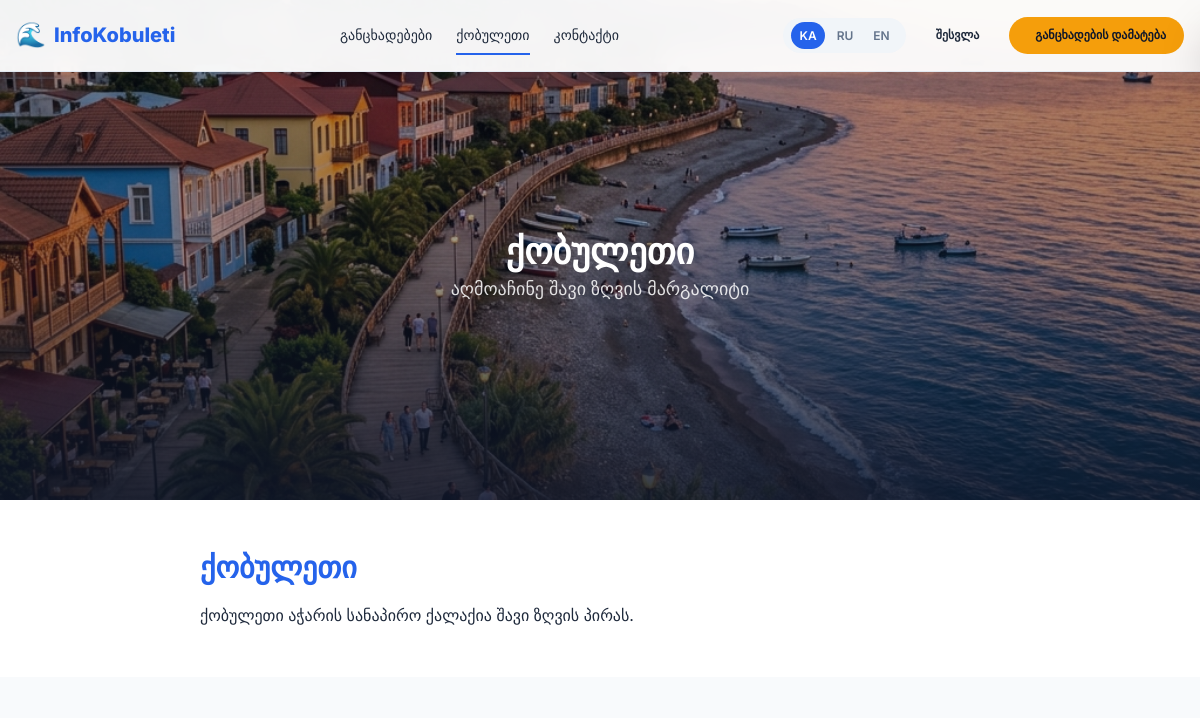
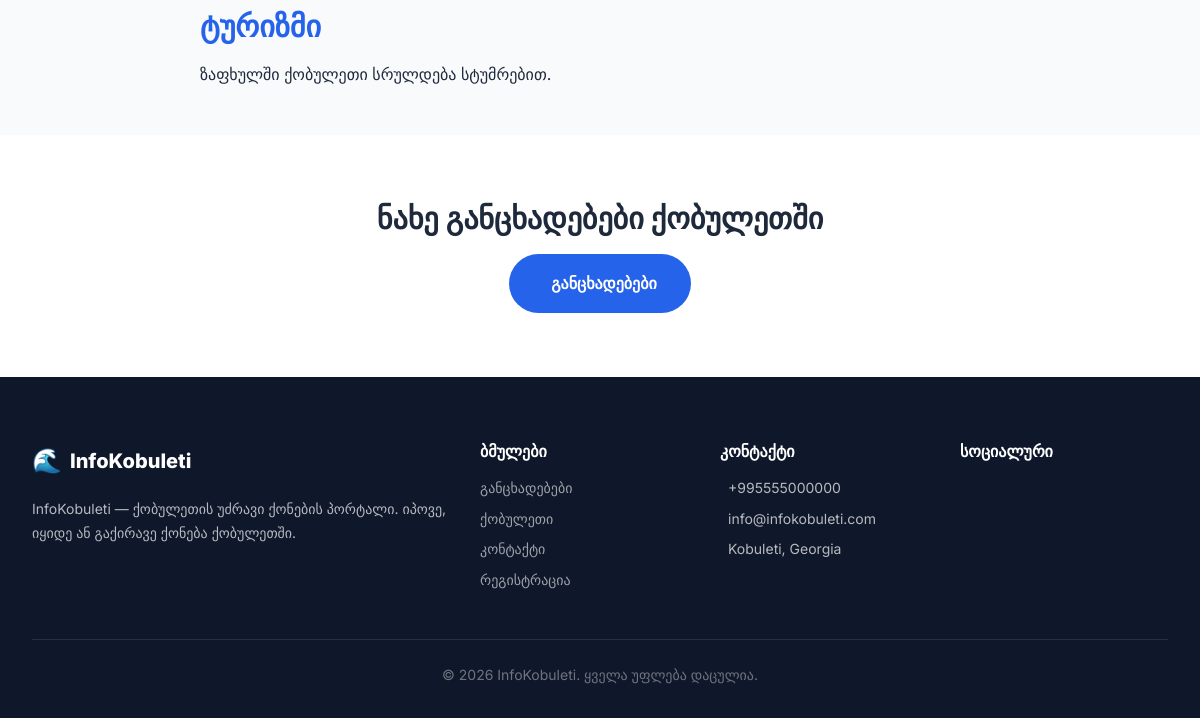
/kobuleti, run on an earlier commit of the app's database (2 pictures, top to bottom).
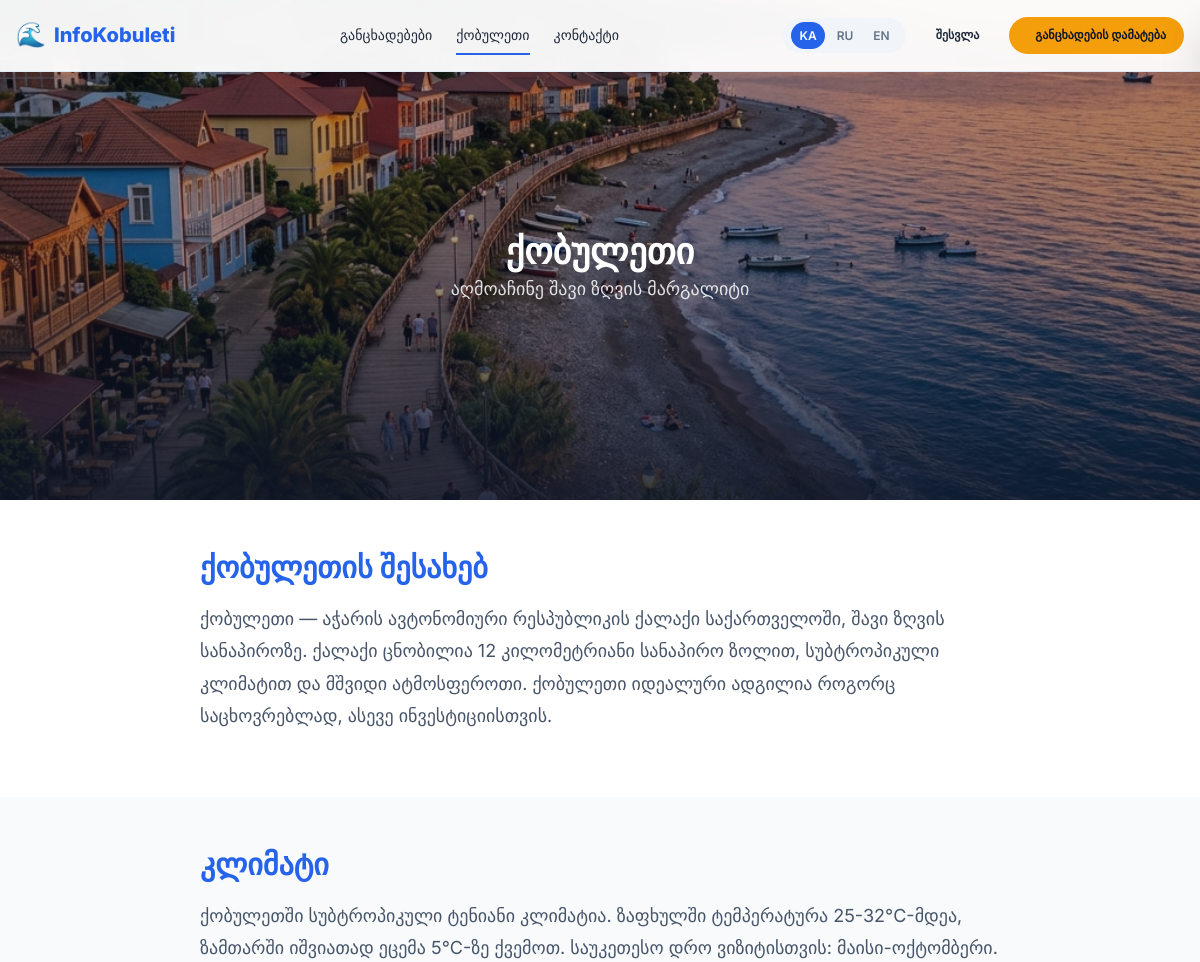
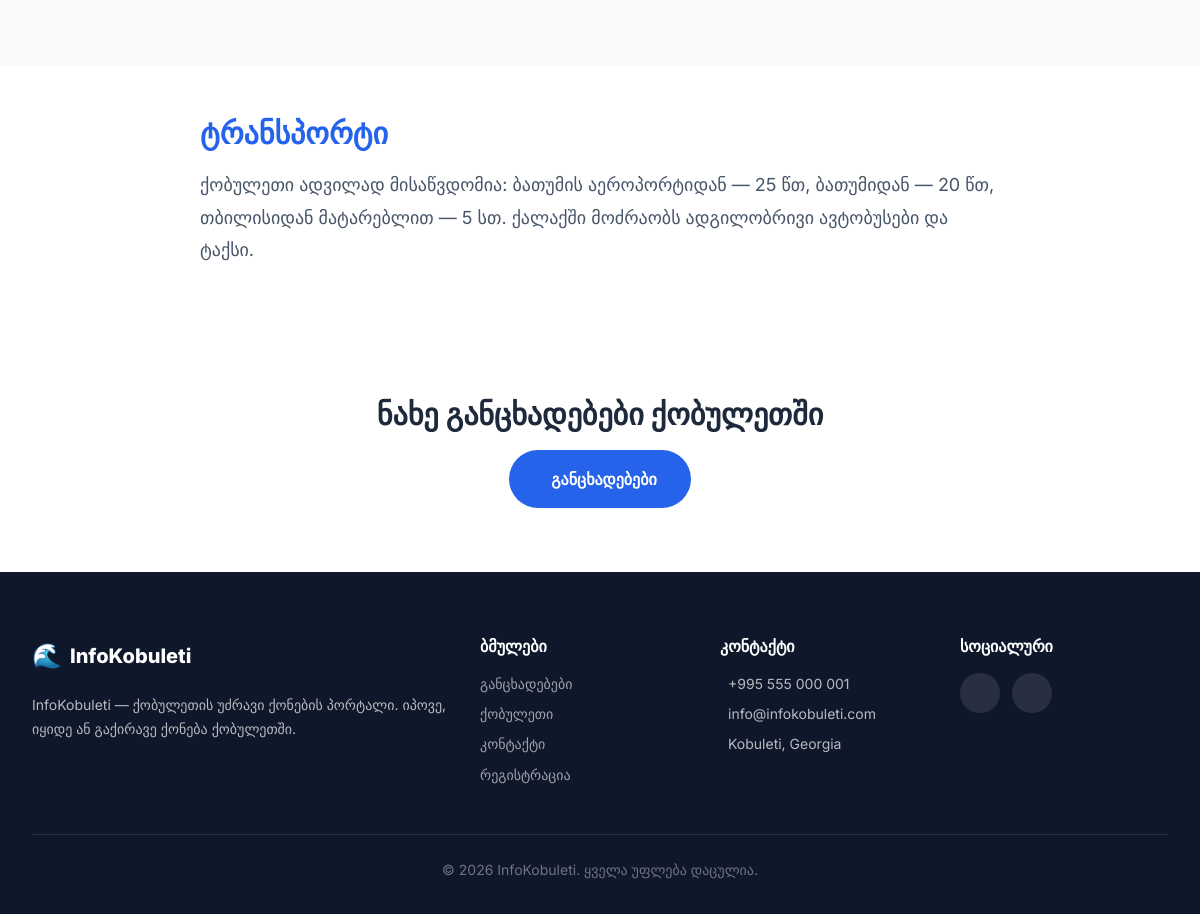
And on a later commit of the database (2 pictures, top to bottom).
### tables this page shows
CREATE TABLE `kobuleti_info` (
  `id` INT AUTO_INCREMENT PRIMARY KEY,
  `section` VARCHAR(100) NOT NULL,
  `lang` ENUM('ka','ru','en') NOT NULL,
  `title` VARCHAR(500),
  `content` LONGTEXT,
  `updated_at` TIMESTAMP DEFAULT CURRENT_TIMESTAMP ON UPDATE CURRENT_TIMESTAMP,
  UNIQUE KEY `uniq_section_lang` (`section`, `lang`)
);

CREATE TABLE `settings` (
  `key_name` VARCHAR(100) PRIMARY KEY,
  `value` TEXT,
  `updated_at` TIMESTAMP DEFAULT CURRENT_TIMESTAMP ON UPDATE CURRENT_TIMESTAMP
);

### app/controllers/PageController.php (called while the page is built, shortened)
<?php
class PageController {
    public function kobuleti() {
        $db = Database::getInstance();
        $lang = Language::get();
        $stmt = $db->prepare("SELECT * FROM kobuleti_info WHERE lang = :lang ORDER BY id ASC");
        $stmt->execute([':lang' => $lang]);
        $sections = $stmt->fetchAll();
        require VIEW_PATH . '/pages/about-kobuleti.php';
        $content = ob_get_clean();
        require VIEW_PATH . '/layouts/main.php';
    }
}

### app/helpers/Helpers.php (called while the page is built, shortened)
<?php
function __($key, $params = []) {
    $text = $GLOBALS['_lang'][$key] ?? $key;
    return $text;
}
function e($string) {
    return htmlspecialchars($string ?? '', ENT_QUOTES, 'UTF-8');
}
function asset($path) {
    return BASE_URL . '/public/assets/' . ltrim($path, '/');
}
function isActiveRoute($route) {
    $uri = trim(parse_url($_SERVER['REQUEST_URI'], PHP_URL_PATH), '/');
    $base = trim(parse_url(BASE_URL, PHP_URL_PATH), '/');
    $uri = $base ? str_replace($base . '/', '', $uri) : $uri;
    return $uri === ltrim($route, '/');
}

### config/routes.php (called while the page is built)
<?php
return [
    'GET' => [
        '/'                     => ['HomeController', 'index'],
        '/listings'             => ['PropertyController', 'index'],
        '/listings/{slug}'      => ['PropertyController', 'show'],
        '/kobuleti'             => ['PageController', 'kobuleti'],
        '/contact'              => ['PageController', 'contact'],
        '/register'             => ['AuthController', 'registerForm'],
        '/login'                => ['AuthController', 'loginForm'],
        '/logout'               => ['AuthController', 'logout'],
        '/lang/{code}'          => ['LanguageController', 'set'],
        '/sitemap.xml'          => ['PageController', 'sitemap'],
        '/my/dashboard'         => ['UserController', 'dashboard'],
        '/my/listings'          => ['UserController', 'listings'],
        '/my/listings/create'   => ['UserController', 'createForm'],
        '/my/listings/{id}/edit' => ['UserController', 'editForm'],
        '/my/profile'           => ['UserController', 'profileForm'],
    ],
    'POST' => [
        '/register'             => ['AuthController', 'register'],
        '/login'                => ['AuthController', 'login'],
        '/contact'              => ['PageController', 'sendContact'],
        '/my/listings/create'   => ['UserController', 'create'],
        '/my/listings/{id}/edit' => ['UserController', 'update'],
        '/my/listings/{id}/delete' => ['UserController', 'delete'],
        '/my/profile'           => ['UserController', 'updateProfile'],
    ],
    'AJAX' => [
        'GET' => [
            '/api/listings'     => ['PropertyController', 'apiIndex'],
        ],
    ],
];

### app/helpers/Language.php (called while the page is built, shortened)
<?php
class Language {
    public static function get() {
        return DEFAULT_LANG;
    }
    public static function getShortLabels() {
        return [
            'ka' => 'KA',
            'ru' => 'RU',
            'en' => 'EN'
        ];
    }
}

### app/helpers/Auth.php (called while the page is built, shortened)
<?php
class Auth {
    public static function isLoggedIn() {
        return isset($_SESSION['user']);
    }
}

### config/database.php (called while the page is built, shortened)
<?php
class Database {
    private static ?PDO $instance = null;
    public static function getInstance(): PDO {
        if (self::$instance === null) {
            $host = defined('DB_HOST') ? DB_HOST : 'localhost';
            $name = defined('DB_NAME') ? DB_NAME : 'infokobuleti';
            $user = defined('DB_USER') ? DB_USER : 'root';
            $pass = defined('DB_PASS') ? DB_PASS : '';
            $charset = 'utf8mb4';
            $dsn = "mysql:host={$host};dbname={$name};charset={$charset}";
            $options = [
                PDO::ATTR_ERRMODE            => PDO::ERRMODE_EXCEPTION,
                PDO::ATTR_DEFAULT_FETCH_MODE => PDO::FETCH_ASSOC,
                PDO::ATTR_EMULATE_PREPARES   => false,
                PDO::MYSQL_ATTR_INIT_COMMAND => "SET NAMES utf8mb4 COLLATE utf8mb4_unicode_ci"
            ];
            try {
                self::$instance = new PDO($dsn, $user, $pass, $options);
            } catch (PDOException $e) {
                if (defined('APP_DEBUG') && APP_DEBUG) {
                    die('Database connection failed: ' . $e->getMessage());
                }
                die('Database connection failed. Please try again later.');
            }
        }
        return self::$instance;
    }
}

### app/models/Setting.php (called while the page is built, shortened)
<?php
class Setting {
    private PDO $db;
    public function __construct() {
        $this->db = Database::getInstance();
    }
    public function get($key, $default = '') {
        $stmt = $this->db->prepare("SELECT value FROM settings WHERE key_name = :key LIMIT 1");
        $stmt->execute([':key' => $key]);
        $row = $stmt->fetch();
        $value = $row ? $row['value'] : $default;
        return $value;
    }
}

### views/pages/about-kobuleti.php (the view, shortened to what this page needs)
<section class="info-hero">
    <div class="hero-bg">
        <img src="<?= asset('img/kobuleti-hero.jpg') ?>" alt="Kobuleti"
             onerror="this.parentElement.style.background='linear-gradient(135deg, #1e3a5f, #10b981)'">
    </div>
    <div class="hero-overlay"></div>
    <div class="hero-content">
        <h1 style="color: var(--white);"><?= __('kobuleti_title') ?></h1>
        <p class="hero-subtitle"><?= __('kobuleti_subtitle') ?></p>
    </div>
</section>
<?php if (!empty($sections)): ?>
    <?php foreach ($sections as $i => $section): ?>
    <section class="info-section">
        <div class="container">
            <div class="info-content">
                <?php if (!empty($section['title'])): ?>
                <h2><?= e($section['title']) ?></h2>
                <?php endif; ?>
                <?= $section['content'] ?>
            </div>
        </div>
    </section>
    <?php endforeach; ?>
<?php endif; ?>
<section class="section section-alt">
    <div class="container text-center">
        <h2 style="margin-bottom: var(--space-4);"><?= __('kobuleti_cta') ?></h2>
        <a href="<?= BASE_URL ?>/listings" class="btn btn-primary btn-lg">
            <i class="ph ph-buildings"></i> <?= __('nav_listings') ?>
        </a>
    </div>
</section>

### index.php (shortened to what this page needs)
<?php
require_once __DIR__ . '/config/database.php';
require_once __DIR__ . '/app/helpers/Helpers.php';
require_once __DIR__ . '/app/helpers/Language.php';
require_once __DIR__ . '/app/helpers/Auth.php';
$requestMethod = $_SERVER['REQUEST_METHOD'];
$requestUri = $_SERVER['REQUEST_URI'];
$basePath = parse_url(BASE_URL, PHP_URL_PATH) ?: '';
$uri = parse_url($requestUri, PHP_URL_PATH);
if ($basePath && strpos($uri, $basePath) === 0) {
    $uri = substr($uri, strlen($basePath));
}
$uri = '/' . trim($uri, '/');
$routes = require __DIR__ . '/config/routes.php';
$matched = false;
$params = [];
if (!$matched && isset($routes[$requestMethod])) {
    foreach ($routes[$requestMethod] as $pattern => $handler) {
        if (matchRoute($pattern, $uri, $params)) {
            $matched = true;
            break;
        }
    }
}
if ($matched) {
    $controllerName = $handler[0];
    $methodName = $handler[1];
    $controllerFile = APP_PATH . '/controllers/' . $controllerName . '.php';
    if (file_exists($controllerFile)) {
        $controller = new $controllerName();
        if (method_exists($controller, $methodName)) {
            call_user_func_array([$controller, $methodName], $params);
        } else {
            show404();
        }
    } else {
        show404();
    }
} else {
    show404();
}
function matchRoute($pattern, $uri, &$params) {
    $params = [];
    if ($pattern === $uri) return true;
    $patternParts = explode('/', trim($pattern, '/'));
    $uriParts = explode('/', trim($uri, '/'));
    if (count($patternParts) !== count($uriParts)) return false;
    foreach ($patternParts as $i => $part) {
        if (preg_match('/^\{(\w+)\}$/', $part, $matches)) {
            $params[$matches[1]] = urldecode($uriParts[$i]);
        } elseif ($part !== $uriParts[$i]) {
            return false;
        }
    }
    return true;
}

### views/layouts/main.php (shortened to what this page needs)
<!DOCTYPE html>
<html lang="<?= Language::get() ?>">
<head>
    <link rel="stylesheet" href="<?= asset('css/style.css') ?>">
</head>
<body class="<?= isset($noHeaderPadding) ? '' : 'has-header' ?>">
    <?php require VIEW_PATH . '/partials/header.php'; ?>
    <main>
        <?= $content ?? '' ?>
    </main>
    <?php require VIEW_PATH . '/partials/footer.php'; ?>
</body>
</html>

### views/partials/header.php (shortened to what this page needs)
<?php $currentLang = Language::get(); $langLabels = Language::getShortLabels(); ?>
<header class="site-header" id="site-header" x-data="{ mobileOpen: false }">
    <div class="header-inner">
        <a href="<?= BASE_URL ?>" class="header-logo">
            <span>🌊</span> InfoKobuleti
        </a>
        <nav class="header-nav">
            <a href="<?= BASE_URL ?>/listings" class="<?= isActiveRoute('listings') ? 'active' : '' ?>">
                <?= __('nav_listings') ?>
            </a>
            <a href="<?= BASE_URL ?>/kobuleti" class="<?= isActiveRoute('kobuleti') ? 'active' : '' ?>">
                <?= __('nav_kobuleti') ?>
            </a>
            <a href="<?= BASE_URL ?>/contact" class="<?= isActiveRoute('contact') ? 'active' : '' ?>">
                <?= __('nav_contact') ?>
            </a>
        </nav>
        <div class="header-actions">
            <div class="lang-switcher">
                <?php foreach ($langLabels as $code => $label): ?>
                <a href="<?= BASE_URL ?>/lang/<?= $code ?>"
                   class="<?= $currentLang === $code ? 'active' : '' ?>">
                    <?= $label ?>
                </a>
                <?php endforeach; ?>
            </div>
            <?php if (Auth::isLoggedIn()): ?>
                <a href="<?= BASE_URL ?>/my/dashboard" class="btn btn-ghost btn-sm hide-mobile">
                    <i class="ph ph-user"></i>
                    <?= e(Auth::user()['name']) ?>
                </a>
            <?php else: ?>
                <a href="<?= BASE_URL ?>/login" class="btn btn-ghost btn-sm hide-mobile">
                    <?= __('nav_login') ?>
                </a>
            <?php endif; ?>
            <a href="<?= Auth::isLoggedIn() ? BASE_URL . '/my/listings/create' : BASE_URL . '/login' ?>"
               class="btn btn-accent btn-sm hide-mobile">
                <?= __('nav_add_listing') ?>
            </a>
        </div>
    </div>
</header>

### views/partials/footer.php (shortened to what this page needs)
<footer class="site-footer">
    <div class="container">
        <div class="footer-grid">
            <div class="footer-col">
                <div class="footer-about">
                    <a href="<?= BASE_URL ?>" class="header-logo">
                        <span>🌊</span> InfoKobuleti
                    </a>
                    <p><?= __('footer_about') ?></p>
                </div>
            </div>
            <div class="footer-col">
                <h4><?= __('footer_links') ?></h4>
                <div class="footer-links">
                    <a href="<?= BASE_URL ?>/listings"><?= __('nav_listings') ?></a>
                    <a href="<?= BASE_URL ?>/kobuleti"><?= __('nav_kobuleti') ?></a>
                    <a href="<?= BASE_URL ?>/contact"><?= __('nav_contact') ?></a>
                    <a href="<?= BASE_URL ?>/register"><?= __('nav_register') ?></a>
                </div>
            </div>
            <div class="footer-col">
                <h4><?= __('footer_contact') ?></h4>
                <div class="footer-contact-item">
                    <span><?= e((new Setting)->get('contact_phone', '+995 555 000 001')) ?></span>
                </div>
                <div class="footer-contact-item">
                    <span><?= e((new Setting)->get('contact_email', 'info@infokobuleti.com')) ?></span>
                </div>
                <div class="footer-contact-item">
                    <span>Kobuleti, Georgia</span>
                </div>
            </div>
            <div class="footer-col">
                <h4><?= __('footer_social') ?></h4>
                <div class="footer-social">
                    <?php $fbUrl = (new Setting)->get('facebook_url'); ?>
                    <?php if ($fbUrl): ?>
                    <a href="<?= e($fbUrl) ?>" target="_blank" rel="noopener" aria-label="Facebook">
                    </a>
                    <?php endif; ?>
                    <?php $igUrl = (new Setting)->get('instagram_url'); ?>
                    <?php if ($igUrl): ?>
                    <a href="<?= e($igUrl) ?>" target="_blank" rel="noopener" aria-label="Instagram">
                    </a>
                    <?php endif; ?>
                </div>
            </div>
        </div>
        <div class="footer-bottom">
            <p><?= sprintf(__('footer_copyright'), date('Y')) ?></p>
        </div>
    </div>
</footer>

What changed in the data, as far as the page shows it:
changed kobuleti_info: title "ქობულეთი" → "ქობულეთის შესახებ"; content "ქობულეთი აჭარის სანაპირო ქალაქია შავი ზღვის პირას." → "ქობულეთი — აჭარის ავტონომიური რესპუბლიკის ქალაქი საქართველოში, შავი ზღვის სანაპიროზე. ქალაქი ცნობილია 12 კილომეტრიანი სანაპირო ზოლით, სუბტროპიკული კლიმატით და მშვიდი ატმოსფეროთი. ქობულეთი იდეალური ადგილია როგორც საცხოვრებლად, ასევე ინვესტიციისთვის."
changed kobuleti_info: title "ტურიზმი" → "კლიმატი"; content "ზაფხულში ქობულეთი სრულდება სტუმრებით." → "ქობულეთში სუბტროპიკული ტენიანი კლიმატია. ზაფხულში ტემპერატურა 25-32°C-მდეა, ზამთარში იშვიათად ეცემა 5°C-ზე ქვემოთ. საუკეთესო დრო ვიზიტისთვის: მაისი-ოქტომბერი."
added kobuleti_info: title "ტრანსპორტი", content "ქობულეთი ადვილად მისაწვდომია: ბათუმის აეროპორტიდან — 25 წთ, ბათუმიდან — 20 წთ, თბილისიდან მატარებლით — 5 სთ. ქალაქში მოძრაობს ადგილობრივი ავტობუსები და ტაქსი."
changed settings (number 1 of 2 on the later page): value "+995555000000" → "+995 555 000 001"
